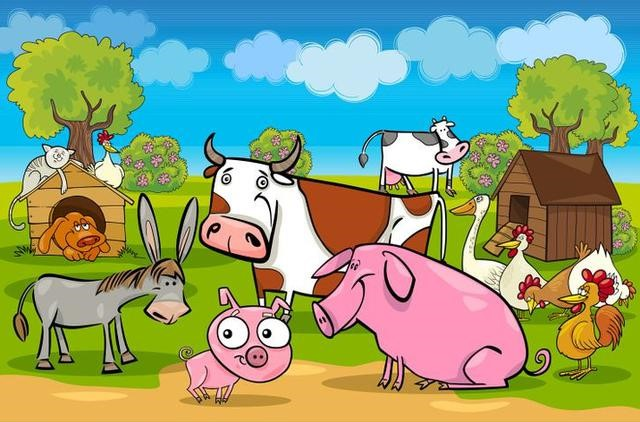
#> input picture image1.jpg, 640 x 422 px
$ python Average.py
#> lines starting #> are read from the running program, lines starting #| are printed output that depends on the picture
import cv2
import numpy as np

# membaca gambar
img = cv2.imread('image1.jpg')
#> img is the input picture: shape (422, 640, 3); mean B, G, R 122.8, 159.6, 139.2

# menambahkan noise Gaussian ke gambar
noise = np.zeros(img.shape, np.uint8)
cv2.randn(noise, (0,0,0), (50,50,50))
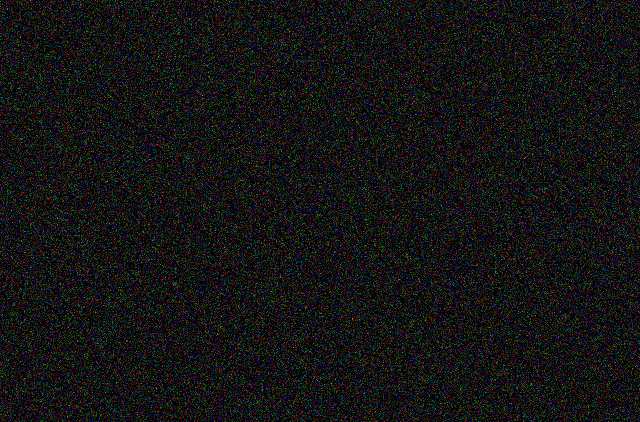
#> noise: shape (422, 640, 3); mean of channels 0, 1, 2 19.9, 19.9, 20; drawn as B, G, R
noisy_img = cv2.add(img, noise)
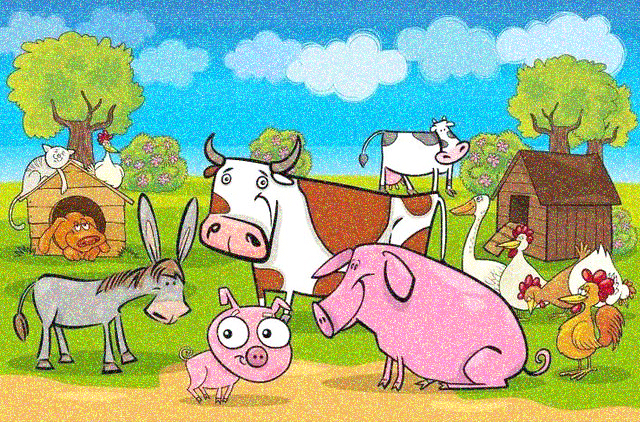
#> noisy_img: shape (422, 640, 3); mean B, G, R 138.8, 177.2, 155.4

# menampilkan gambar asli dan gambar yang telah di-blur
cv2.imshow('Original Image', img)
cv2.imshow('Noisy Image', noisy_img)

cv2.waitKey(0)
cv2.destroyAllWindows()

$ run again, with image2.jpg copied over image1.jpg
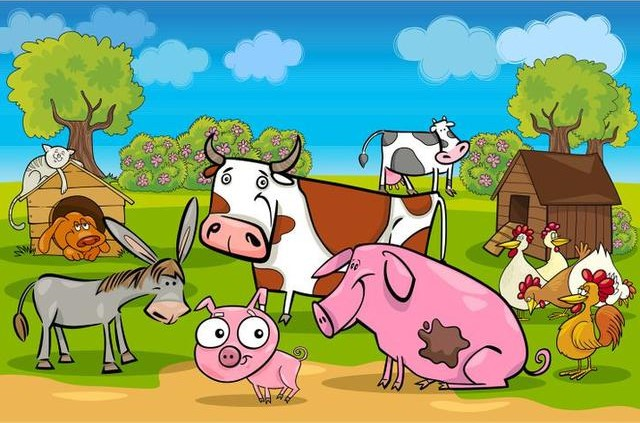
#> input picture image2.jpg, 640 x 423 px
#> img is the input picture: shape (423, 640, 3); mean B, G, R 118.7, 157.3, 135.1
#> `cv2.randn(noise, (0,0,0), (50,50,50))`:
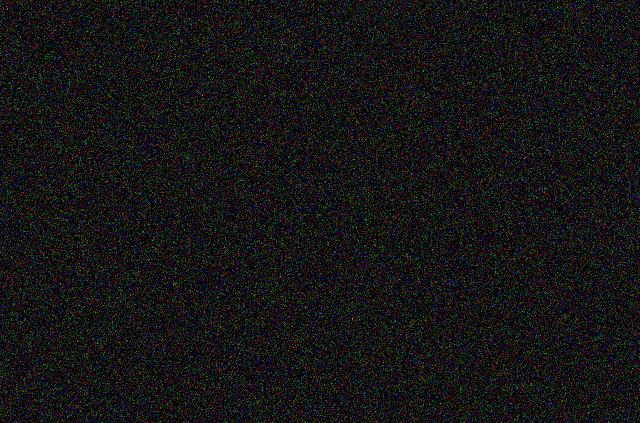
#> noise: shape (423, 640, 3); mean of channels 0, 1, 2 19.9, 19.9, 20; drawn as B, G, R
#> `noisy_img = cv2.add(img, noise)`:
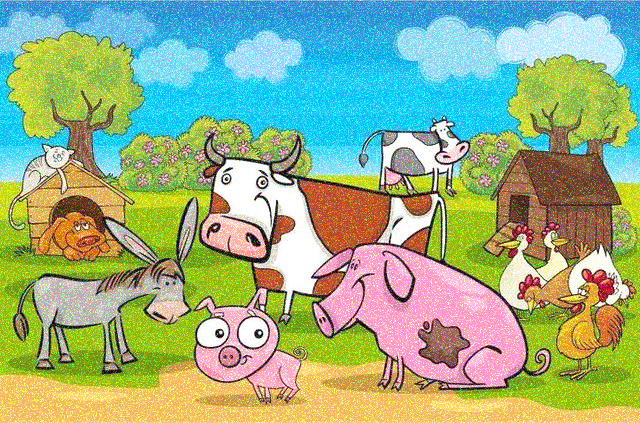
#> noisy_img: shape (423, 640, 3); mean B, G, R 135, 175.2, 151.6
